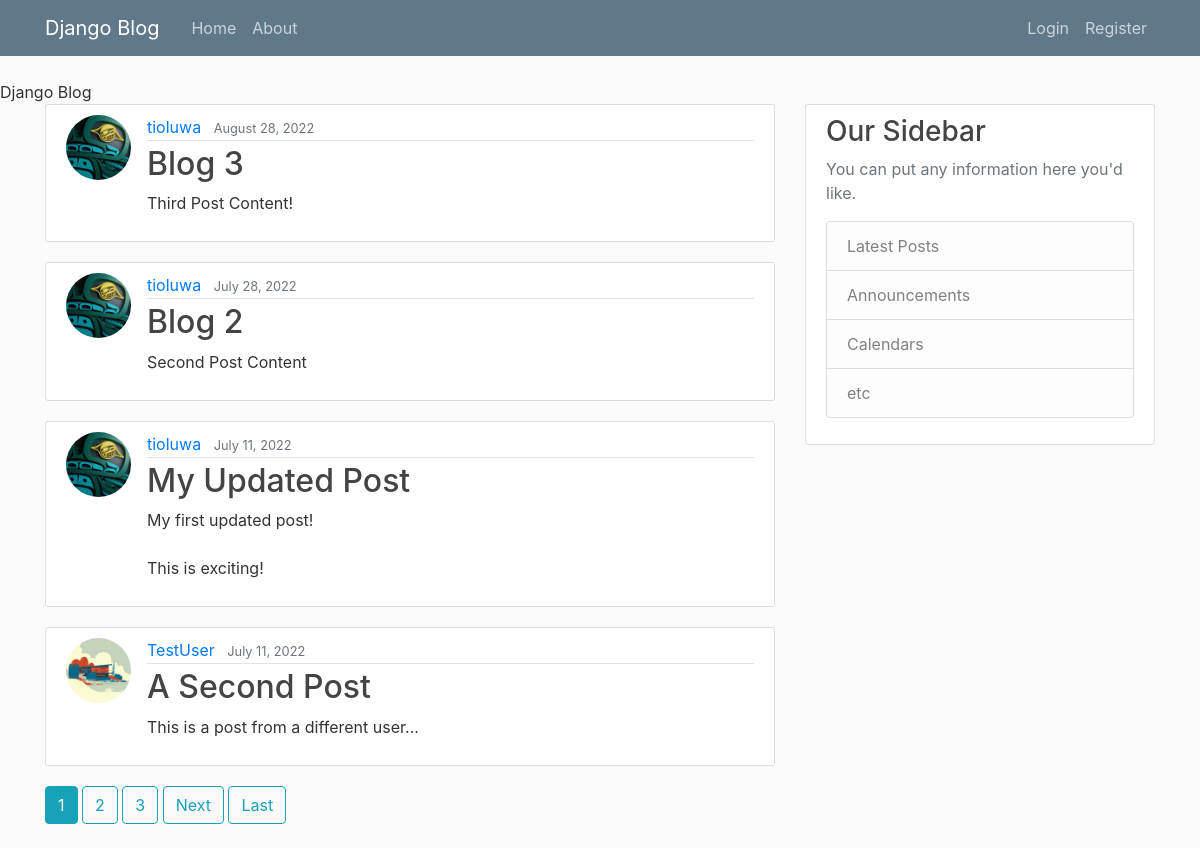
The page / on the database its author committed.
### blog/models.py (models this page shows, shortened)
class Post(models.Model):
    title = models.CharField(max_length=100)
    content = models.TextField()
    date_posted = models.DateField(default=timezone.now)
    author = models.ForeignKey(User, on_delete=models.CASCADE)

### users/models.py (models this page shows, shortened)
class Profile(models.Model):
    user = models.OneToOneField(User, on_delete=models.CASCADE)
    image = models.ImageField(default='profile_pics/default.jpg', upload_to='profile_pics')

### blog/views.py (the view)
# urls.py: path('', PostListView.as_view(), name= 'blog-home'),
class PostListView(ListView):
    model = Post
    template_name = 'blog/index.html'  #<app>/<model>_<viewtype>.html
    context_object_name = 'posts'
    ordering = ['-date_posted']
    paginate_by = 4

### blog/templates/blog/index.html (shortened to what this page needs)
{% extends "blog/base.html" %}
{% block content %}
    {% for post in posts %}
        <article class="media content-section">
            <img class="rounded-circle article-img" src='{{ post.author.profile.image.url }}'>
            <div class="media-body">
            <div class="article-metadata">
                <a class="mr-2" href="{% url 'user-posts' post.author.username %}">{{ post.author }}</a>
                <small class="text-muted">{{ post.date_posted|date:"F d, Y" }}</small>
            </div>
            <h2><a class="article-title" href="{% url 'post-detail' post.id %}">{{ post.title }}</a></h2>
            <p class="article-content">{{ post.content }}</p>
            </div>
        </article>
    {% endfor %}
    {% if is_paginated %}
        {% for num in page_obj.paginator.page_range %}
            {% if page_obj.number == num %}
                <a class=" btn btn-info mb-4" href="?page={{ num }}">{{ num }}</a>
            {% elif num > page_obj.number|add:'-3' and num < page_obj.number|add:'3' %}
                <a class=" btn btn-outline-info mb-4" href="?page={{ num }}">{{ num }}</a>
            {% endif %}
        {% endfor %}
        {% if page_obj.has_next %}
            <a class=" btn btn-outline-info mb-4" href="?page={{ page_obj.next_page_number }}">Next</a>
            <a class=" btn btn-outline-info mb-4" href="?page={{ page_obj.paginator.num_pages }}">Last</a>
        {% endif %}
    {% endif %}
{% endblock content%}

### blog/templates/blog/base.html (shortened to what this page needs)
{% load static %}
<!DOCTYPE html>
<html lang="en">
<head>
    <link rel="stylesheet" href="https://cdn.jsdelivr.net/npm/bootstrap@4.0.0/dist/css/bootstrap.min.css">
    <link rel="stylesheet" type="text/css" href="{% static 'blog/main.css' %}"
    {%if title%}
        <title>Django Blog - {{title}}</title>
    {%else%}
        <title>Django Blog</title>
    {%endif%}
</head>
<body>
    <header class="site-header">
        <nav class="navbar navbar-expand-md navbar-dark bg-steel fixed-top">
          <div class="container">
            <a class="navbar-brand mr-4" href="{% url 'blog-home' %}">Django Blog</a>
            <div class="collapse navbar-collapse" id="navbarToggle">
              <div class="navbar-nav mr-auto">
                <a class="nav-item nav-link" href="{% url 'blog-home' %}">Home</a>
                <a class="nav-item nav-link" href="{% url 'blog-about' %}">About</a>
              </div>
              <div class="navbar-nav">
                {% if user.is_authenticated %}
                  <a class="nav-item nav-link" href="{% url "profile" %}">Profile</a>
                  <a class="nav-item nav-link" href="{% url "logout" %}">Logout</a>
                  <a class="nav-item nav-link" href="{% url "post-create" %}">New Post</a>
                {% else %}
                  <a class="nav-item nav-link" href="{% url "login" %}">Login</a>
                  <a class="nav-item nav-link" href="{% url "register" %}">Register</a>
                {% endif %}
              </div>
            </div>
          </div>
        </nav>
      </header>
      <main role="main" class="container">
        <div class="row">
          <div class="col-md-8">
            {% block content %}{% endblock %}
          </div>
          <div class="col-md-4">
            <div class="content-section">
              <h3>Our Sidebar</h3>
              <p class='text-muted'>You can put any information here you'd like.
                <ul class="list-group">
                  <li class="list-group-item list-group-item-light">Latest Posts</li>
                  <li class="list-group-item list-group-item-light">Announcements</li>
                  <li class="list-group-item list-group-item-light">Calendars</li>
                  <li class="list-group-item list-group-item-light">etc</li>
                </ul>
              </p>
            </div>
          </div>
        </div>
      </main>
</body>
</html>

### blog/static/blog/main.css (style rules this page uses)
body { background: #fafafa; color: #333333; margin-top: 5rem; }
h1, h2, h3, h4, h5, h6 { color: #444444; }
ul { margin: 0; }
.bg-steel { background-color: #5f788a; }
.site-header .navbar-nav .nav-link { color: #cbd5db; }
.content-section { background: #ffffff; padding: 10px 20px; border: 1px solid #dddddd; border-radius: 3px; margin-bottom: 20px; }
.article-title { color: #444444; }
.article-content { white-space: pre-line; }
.article-img { height: 65px; width: 65px; margin-right: 16px; }
.article-metadata { padding-bottom: 1px; margin-bottom: 4px; border-bottom: 1px solid #e3e3e3 }

### rows shown on the page
Post: author.profile.image (picture), author "tioluwa", date_posted "August 28, 2022", title "Blog 3", content "Third Post Content!"
Post: author.profile.image (picture), author "tioluwa", date_posted "July 28, 2022", title "Blog 2", content "Second Post Content"
Post: author.profile.image (picture), author "tioluwa", date_posted "July 11, 2022", title "My Updated Post", content "My first updated post! This is exciting!"
Post: author.profile.image (placeholder picture), author "TestUser", date_posted "July 11, 2022", title "A Second Post", content "This is a post from a different user..."

### other values the page prints
{{ num }} "1"
{{ num }} "2" "3"
